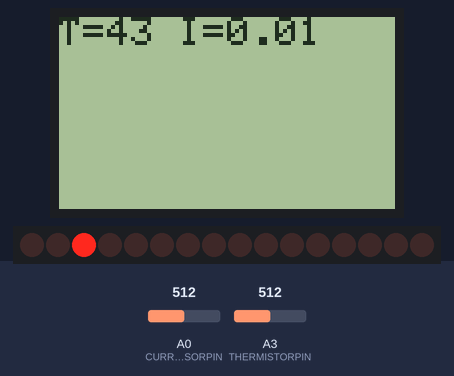
The sketch below on a simulated Arduino Uno, built with avr-gcc and run on an emulated ATmega328P. Parts: 84×48 one-colour display, 16 shift-register outputs drawn as a row of LEDs (first output left, lit = HIGH). Inputs (shaded band) come from the test bench; at power-on: A3 (THERMISTORPIN) = 512, A0 (CURRENTSENSORPIN) = 512. Storage starts empty; what the sketch prints to the serial monitor is not drawn.

Above: at 4.2 s.
4.3 s: A3 (THERMISTORPIN) set to 648
At 5.7 s:
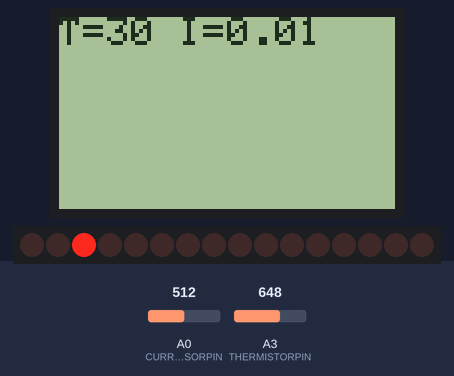
6.1 s: A3 (THERMISTORPIN) set to 676
At 7.2 s:
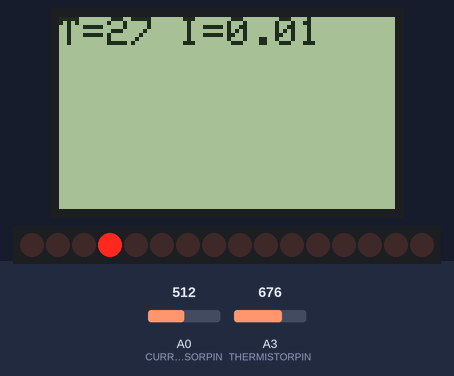
8.1 s: A0 (CURRENTSENSORPIN) set to 501
At 9.8 s:
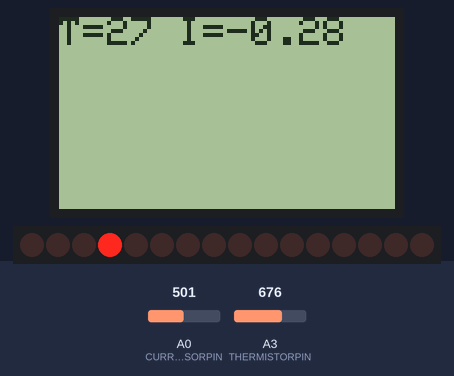
10.1 s: A3 (THERMISTORPIN) set to 716
At 11.6 s:
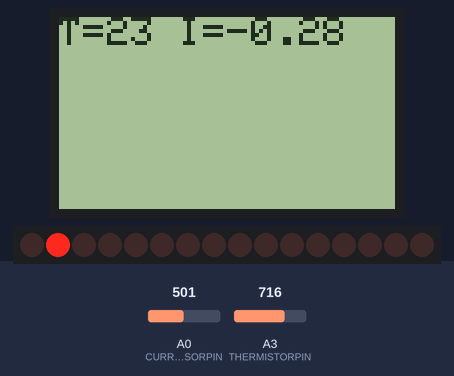
12.1 s: A0 (CURRENTSENSORPIN) set to 716
At 13.0 s:
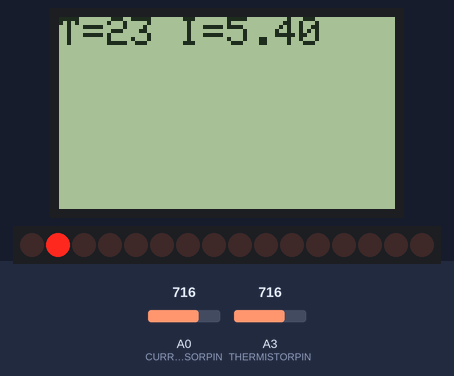
14.1 s: A0 (CURRENTSENSORPIN) set to 900
At 15.8 s:
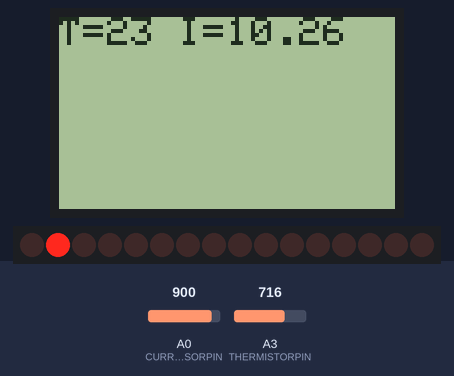
Timing chart, 0 to 17.1 s (numbered marks = the images above; inputs shaded):
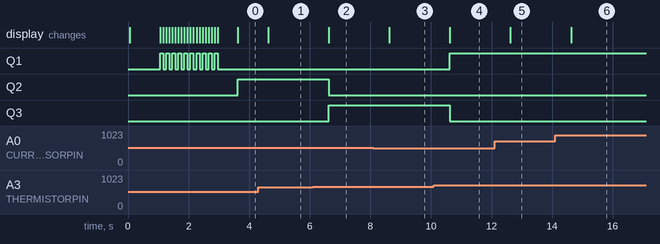

The sketch:

ATMEGA328P.ino
```cpp
/*
    Julien Borghetti - March 2016
    Revision Avril 2016

    Programmed for an ATMEGA328P
    BOARD picture:
    https://raw.githubusercontent.com/Kikinous/Glow-Driver/master/doc/main-board-atmega328.jpg

    - Measure temperature (thermistor & ADC & curve fit)
    - write data in SD card
    - send data over bluetooth BLE
    - print data to nokia 5110
    - switch LED red, green, blue when the data is respectivly low, good, high
    - current sensor doesn't work yet
*/

// ACTIVATE DEBUG MESSAGES & TEST CODE
#define DEBUG
#ifdef DEBUG
    #define DEBUG_PRINT(x)  Serial.println (x)
    //#define DEBUG_SDcard
#else
    #define DEBUG_PRINT(x)
#endif


// SD LIBRARY:
#ifdef DEBUG_SDcard
    #include <SPI.h>
#endif
#include <SD.h>
Sd2Card card;
SdVolume volume;
SdFile root;
File myFile;
#define SDcardCHIPSELECT 2 //PD2 is free in Radial3_rev1 eagle
char filename[] = "LOGGER00.csv";


// I2C library
//#include <Wire.h>


// SCREEN LIBRARY
// http://forum.arduino.cc/index.php?topic=176794
#include <SPI.h>
#include "PCD8544_SPI.h"
PCD8544_SPI lcd;


// VARISTOR voltage divider and coefficients (check curve fitting python script)
#define SERIESRESISTOR 4630
#define THERMISTORNOMINAL 10000
#define BCOEFFICIENT 4005.58
#define TEMPERATURENOMINAL 298.26
#define THERMISTORPIN A3
#define THERMISTOR_LOW_THRESHOLD 27.0   // Celcius
#define THERMISTOR_HIGH_THRESHOLD 29.0  // Celcius


// CURRENT SENSOR
#define CURRENTSENSORPIN A0
#define COEFFICIENT_mVperAmp 185
#define COEFFICIENT_ACSoffset 2500


// SHIFT REGISTER
#define HC595_latchPin 7 //Pin connected to latch pin (ST_CP) of HC595
#define HC595_clockPin 6 //Pin connected to clock pin (SH_CP) of HC595
#define HC595_dataPin 5  //Pin connected to Data in   (DS) of HC595


// LOOP TIMING
#define LOOP_TIMING_ADC 500
unsigned long millis_ADC = 0;
#define LOOP_TIMING_SDcard 1000
unsigned long millis_SDcard = 0;


// LED INDICATOR STATES
int Etat_bougie = 1;  // 1 : 0   < amp < 2    --> red   pin 1
                      // 3 : 2   < amp < 2.5  --> green pin 3
                      // 2 : 2.5 < amp        --> blue  pin 2
float temperature = 0;
float courant     = 0;


/////////////////////////////// MAIN FUNCTIONS ///////////////////////////////


void setup() {

    //Display
    lcd.begin(); // 14X6 characters
    //           01234567890123
    lcd.print(F("              "));
    lcd.print(F("   FLIGHT     "));
    lcd.print(F("              "));
    lcd.print(F(" INSTRUMENTS  "));

    // SHIFT REGISTER
    pinMode(HC595_latchPin, OUTPUT);
    pinMode(HC595_dataPin, OUTPUT);
    pinMode(HC595_clockPin, OUTPUT);
    registerWrite(1,LOW);
    delay(1000);

    // SIGNIFY DEBUG MODE
#ifdef DEBUG
    for (int i=0; i <= 9; i++){
        registerWrite(1,HIGH);
        delay(100);
        registerWrite(1,LOW);
        delay(100);
    }
#endif

    // UART
    Serial.begin(9600);
    Serial.println("\nConnection serial etablie");

    // SD CARD
#ifdef DEBUG_SDcard
    SD_card_test();
#endif
    SDcard_init();

    // UNIT LOOP scheduler
    millis_ADC    = millis();
    millis_SDcard = millis();
}


void loop() {
    if ( millis() - millis_ADC >= LOOP_TIMING_ADC ){
        String message;
        size_t len;
        millis_ADC  = millis();
        temperature = lire_temperature();
        courant     = lire_courant();
        message    = "T=" + String(int(temperature)) + " I=" + String(courant);
        //char message_lcd[84];
        //message.toCharArray(message_lcd,84);
        lcd.clear();
        lcd.print(message);
        Serial.println(message);

        Etat_bougie = set_LED_indicator(Etat_bougie,temperature);
    }
    if ( millis() - millis_SDcard >= LOOP_TIMING_SDcard ){
        millis_SDcard = millis();
        myFile        = SD.open(filename, FILE_WRITE);
        if (myFile) {
            myFile.print(courant);
            myFile.print(",");
            myFile.println(temperature);
            myFile.close();
        }
    }
}


/////////////////////////////// OTHER FUNCTIONS ///////////////////////////////

void SDcard_init(){
    // On the Ethernet Shield, CS is pin 4. It's set as an output by default.
    // Note that even if it's not used as the CS pin, the hardware SS pin
    // (10 on most Arduino boards, 53 on the Mega) must be left as an output
    // or the SD library functions will not work.
    //pinMode(10, OUTPUT);
    if (!SD.begin(SDcardCHIPSELECT)) Serial.println("SD Card initialization failed!");
    // create a new file
    for (uint8_t i = 0; i < 100; i++) {
        filename[6] = i/10 + '0';
        filename[7] = i%10 + '0';
        if (! SD.exists(filename)) {
            // only open a new file if it doesn't exist
            myFile = SD.open(filename, FILE_WRITE);
            break;  // leave the loop!
        }
    }
    if (! myFile) Serial.println("couldnt create file");
    Serial.print("Logging to: ");
    Serial.println(filename);
    if (myFile) {
        myFile.print("Courant");
        myFile.print(",");
        myFile.println("Temperature");
        myFile.close();
        Serial.println("SD card initialization done.");
    }
}


int set_LED_indicator(int Etat, float temperature){
    registerWrite(Etat, LOW);
    if( temperature < THERMISTOR_LOW_THRESHOLD ){
        Etat = 1;
        registerWrite(Etat, HIGH);
    } else if( (THERMISTOR_LOW_THRESHOLD <= temperature) && (temperature < THERMISTOR_HIGH_THRESHOLD) ){
        Etat = 3;
        registerWrite(Etat, HIGH);
    } else{
        Etat = 2;
        registerWrite(Etat, HIGH);
    }
    return Etat;
}


float lire_temperature() {
    // convert the varistor value to temperature
    float reading;
    reading = analogRead(THERMISTORPIN);
    reading = (1023 / reading)  - 1;
    reading = SERIESRESISTOR / reading;
    //Steinhart-Hart equation (simplified - voir curve fit en python)
    // (1/T) = (1/T0) + 1/B ln (R/Ro)
    float steinhart;
    steinhart = reading / THERMISTORNOMINAL;     // (R/Ro)
    steinhart = log(steinhart);                  // ln(R/Ro)
    steinhart /= BCOEFFICIENT;                   // 1/B * ln(R/Ro)
    steinhart += 1.0 / (TEMPERATURENOMINAL);     // + (1/To)
    steinhart = 1.0 / steinhart;                 // Invert
    steinhart -= 273.15;                         // convert to C
    return steinhart;
}


float lire_courant() {
   float reading;
   reading = analogRead(CURRENTSENSORPIN);
   reading = (reading / 1023.0) * 5000;     // Gets you mV
   reading = ((reading  - COEFFICIENT_ACSoffset) / COEFFICIENT_mVperAmp);
   return reading;
}


void registerWrite(int whichPin, int whichState) {               // This method sends bits to the shift register:
    byte bitsToSend = 0;                                           // the bits you want to send
    digitalWrite(HC595_latchPin, LOW);                             // turn off the output so the pins don't light up while you're shifting bits:
    bitWrite(bitsToSend, whichPin, whichState);                    // turn on the next highest bit in bitsToSend:
    shiftOut(HC595_dataPin, HC595_clockPin, MSBFIRST, bitsToSend); // shift the bits out:
    digitalWrite(HC595_latchPin, HIGH);                            // turn on the output so the LEDs can light up:
}


///////////////////////////////     DEBUG       ///////////////////////////////

#ifdef DEBUG_SDcard
void SD_card_test(){
    Serial.print("\nInitializing SD card...");

    // we'll use the initialization code from the utility libraries
    // since we're just testing if the card is working!
    if (!card.init(SPI_HALF_SPEED, SDcardCHIPSELECT)) {
        Serial.println("initialization failed. Things to check:");
        Serial.println("* is a card inserted?");
        Serial.println("* is your wiring correct?");
        Serial.println("* did you change the SDcardCHIPSELECT pin to match your shield or module?");
        return;
    } else {
        Serial.println("Wiring is correct and a card is present.");
    }

    // print the type of card
    Serial.print("\nCard type: ");
    switch (card.type()) {
         case SD_CARD_TYPE_SD1:
             Serial.println("SD1");
             break;
         case SD_CARD_TYPE_SD2:
             Serial.println("SD2");
             break;
         case SD_CARD_TYPE_SDHC:
             Serial.println("SDHC");
             break;
         default:
             Serial.println("Unknown");
    }

    // Now we will try to open the 'volume'/'partition' - it should be FAT16 or FAT32
    if (!volume.init(card)) {
        Serial.println("Could not find FAT16/FAT32 partition.\nMake sure you've formatted the card");
        return;
    }


    // print the type and size of the first FAT-type volume
    uint32_t volumesize;
    Serial.print("\nVolume type is FAT");
    Serial.println(volume.fatType(), DEC);
    Serial.println();

    volumesize = volume.blocksPerCluster();       // clusters are collections of blocks
    volumesize *= volume.clusterCount();          // we'll have a lot of clusters
    volumesize *= 512;                            // SD card blocks are always 512 bytes
    Serial.print("Volume size (bytes): ");
    Serial.println(volumesize);
    Serial.print("Volume size (Kbytes): ");
    volumesize /= 1024;
    Serial.println(volumesize);
    Serial.print("Volume size (Mbytes): ");
    volumesize /= 1024;
    Serial.println(volumesize);


    Serial.println("\nFiles found on the card (name, date and size in bytes): ");
    root.openRoot(volume);

    // list all files in the card with date and size
    root.ls(LS_R | LS_DATE | LS_SIZE);
}
#endif
```

Measured:
- the behaviour switches between 659 and 660 on A3 (THERMISTORPIN) (found by bisection; images 1 and 2)
- the behaviour switches between 512 and 511 on A0 (CURRENTSENSORPIN) (found by bisection; images 2 and 3)
- after the input at 4.3 s, the display: changes after 0.33 s (image 1)
- after the input at 6.1 s, the display: first changes after 0.53 s (image 2 shows a later state)
- after the input at 8.1 s, the display: changes after 0.53 s (image 3)
- after the input at 10.1 s, the display: first changes after 0.53 s (image 4 shows a later state)
- after the input at 12.1 s, the display: changes after 0.53 s (image 5)
- after the input at 14.1 s, the display: changes after 0.53 s (image 6)
